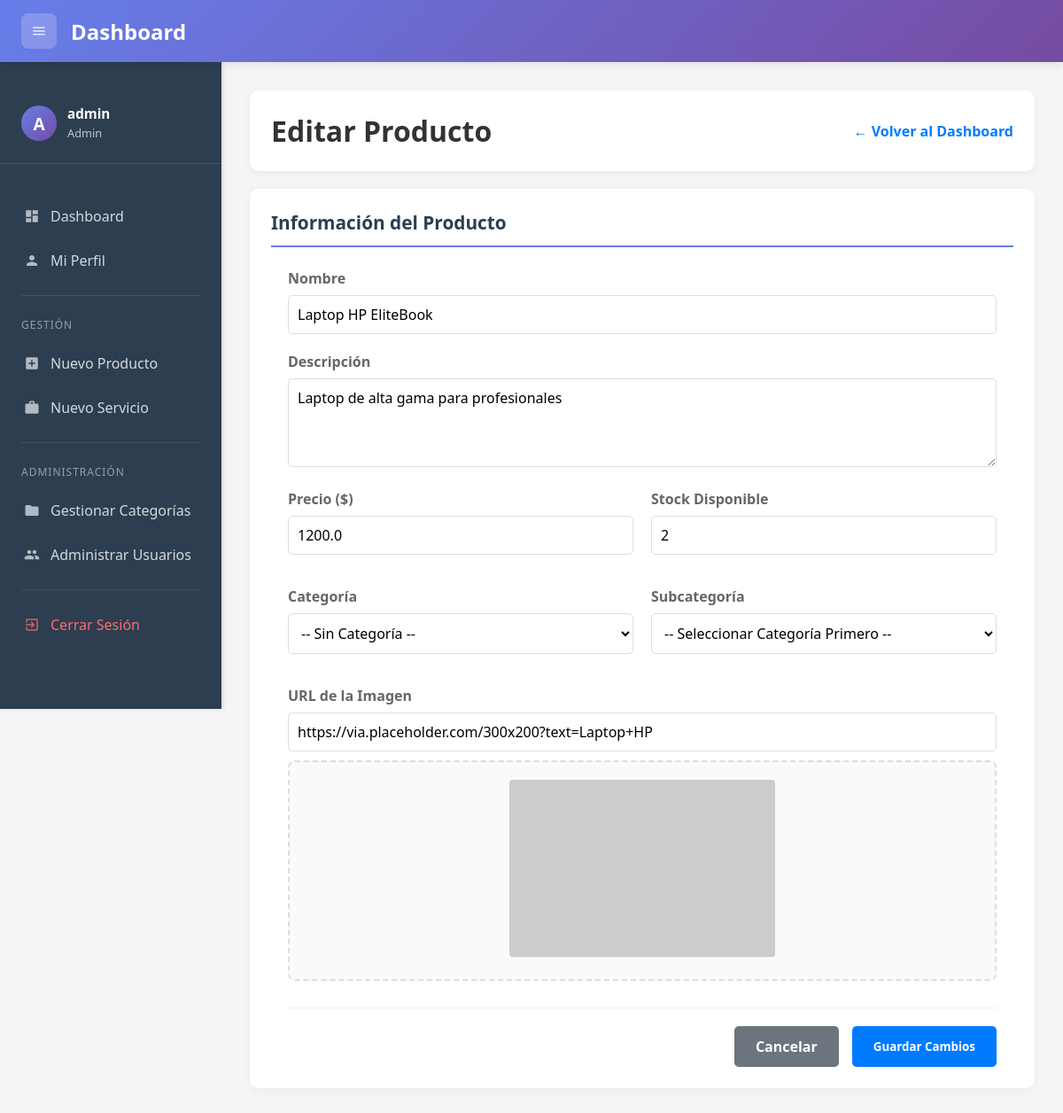
The page /productos/1/editar (signed in) on the database as committed earlier.
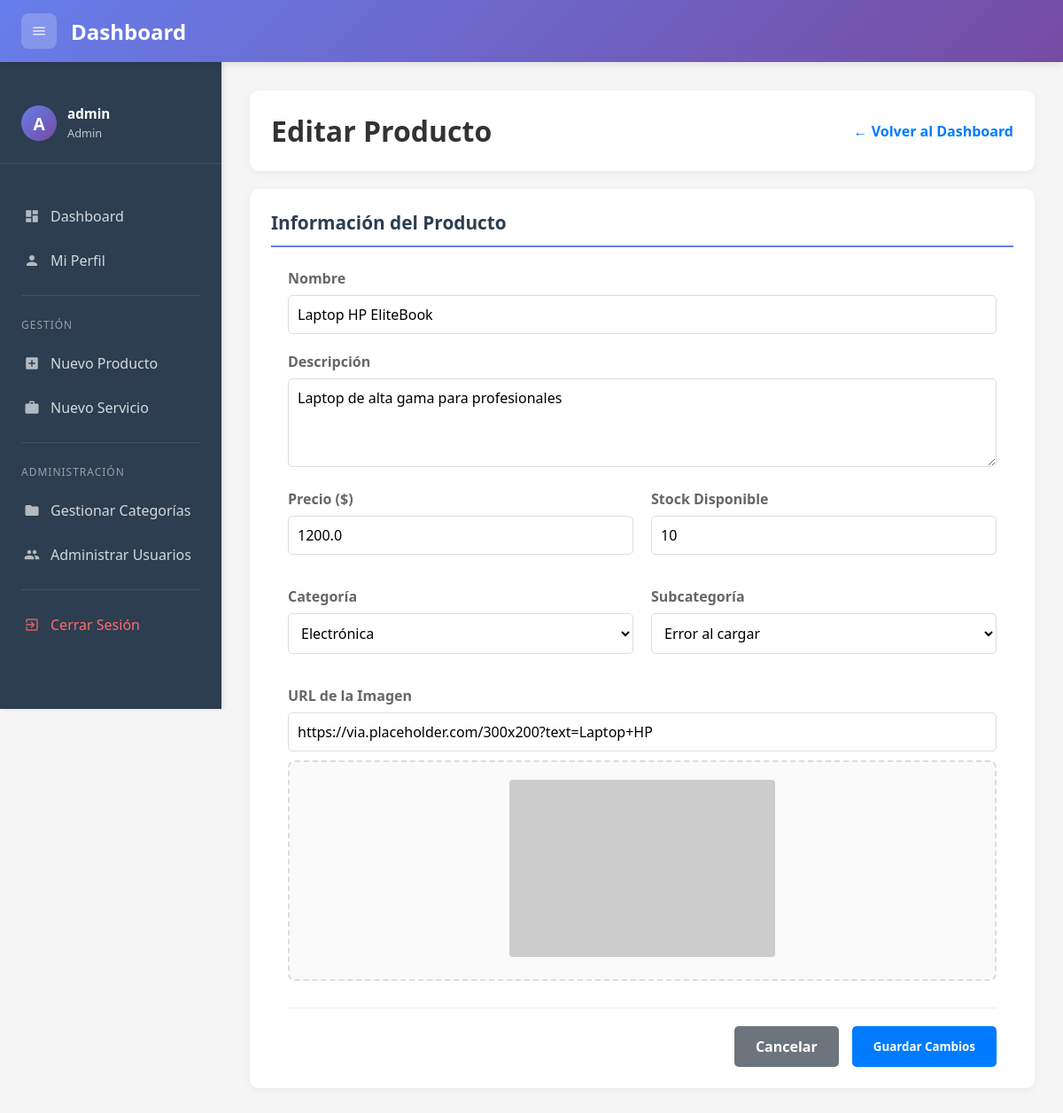
The same page on the database as committed later.
### models.py (models this page shows, shortened)
class Producto(db.Model):
    id = db.Column(db.Integer, primary_key=True)
    nombre = db.Column(db.String(100), nullable=False)
    descripcion = db.Column(db.Text)
    precio = db.Column(db.Float, nullable=False)
    stock = db.Column(db.Integer, default=0)
    vendidos = db.Column(db.Integer, default=0)
    categoria_id = db.Column(db.Integer, db.ForeignKey('categorias.id'))
    subcategoria_id = db.Column(db.Integer, db.ForeignKey('subcategorias.id'))
    categoria = db.relationship('Categoria', backref=db.backref('productos', lazy=True))
    subcategoria = db.relationship('Subcategoria', backref=db.backref('productos', lazy=True))
    imagen_url = db.Column(db.String(255))
    created_by = db.Column(db.Integer, db.ForeignKey('user.id'))
    created_at = db.Column(db.DateTime, default=datetime.now)
    updated_at = db.Column(db.DateTime, default=datetime.now, onupdate=datetime.now)

class Categoria(db.Model):
    __tablename__ = 'categorias'
    id = db.Column(db.Integer, primary_key=True)
    nombre = db.Column(db.String(100), nullable=False)
    tipo = db.Column(db.String(20), nullable=False)  # 'producto', 'servicio', 'mixto'
    nivel = db.Column(db.Integer, default=1)  # 1: principal, 2: subcategoría, 3: especialidad
    parent_id = db.Column(db.Integer, db.ForeignKey('categorias.id'), nullable=True)
    orden = db.Column(db.Integer, default=0)
    icono = db.Column(db.String(50), nullable=True)
    descripcion = db.Column(db.Text, nullable=True)
    created_at = db.Column(db.DateTime, default=datetime.now)
    updated_at = db.Column(db.DateTime, default=datetime.now, onupdate=datetime.now)
    created_by = db.Column(db.Integer, db.ForeignKey('user.id'))
    subcategorias = db.relationship('Subcategoria', backref='categoria', lazy=True, cascade='all, delete-orphan')
    children = db.relationship('Categoria', backref=db.backref('parent', remote_side=[id]), lazy=True)

### app.py (the view, shortened to what this page needs)
@app.route('/productos/<int:id>/editar', methods=['GET', 'POST'])
@login_required
def editar_producto(id):
    producto = Producto.query.get_or_404(id)
    if not current_user.is_admin() and producto.created_by != current_user.id:
        flash('No tienes permisos para editar este producto', 'error')
        return redirect(url_for('dashboard'))
    categorias = Categoria.query.filter_by(tipo='producto').all()
    return render_template('editar_item.html',
                         item=producto,
                         tipo='producto',
                         categorias=categorias,
                         page_title='Editar Producto')

### app.py (called while the page is built)
@login_manager.user_loader
def load_user(user_id):
    return User.query.get(int(user_id))

@app.context_processor
def inject_user_data():
    if current_user.is_authenticated:
        return {
            'es_admin': current_user.is_admin(),
            'current_user': current_user
        }
    return {}

### models.py (called while the page is built)
    def is_admin(self):
        return self.role == 'admin'

### templates/editar_item.html (shortened to what the changed rows need)
{% extends "base.html" %}
{% block content %}
    <div class="section" style="display: flex; justify-content: space-between; align-items: center; margin-bottom: 20px;">
        <h1 style="margin: 0;">{{ 'Editar Producto' if tipo == 'producto' else 'Editar Servicio' }}</h1>
    </div>
    <div class="section">
        <h2 class="section-title">Información del {{ 'Producto' if tipo == 'producto' else 'Servicio' }}</h2>
        <form method="POST" id="editForm" style="max-width: 800px; margin: 0 auto;">
            <div class="form-group" style="margin-bottom: 20px;">
                <label for="nombre" style="display: block; margin-bottom: 8px; font-weight: bold;">Nombre</label>
                <input type="text" id="nombre" name="nombre" class="form-control"
                       value="{{ item.nombre }}" required
                       style="width: 100%; padding: 10px; border: 1px solid #ddd; border-radius: 5px;">
            </div>
            <div class="form-group" style="margin-bottom: 20px;">
                <label for="descripcion" style="display: block; margin-bottom: 8px; font-weight: bold;">Descripción</label>
                <textarea id="descripcion" name="descripcion" class="form-control" required
                          style="width: 100%; padding: 10px; border: 1px solid #ddd; border-radius: 5px; min-height: 100px; resize: vertical;">{{ item.descripcion }}</textarea>
            </div>
            <div style="display: flex; gap: 20px; margin-bottom: 20px; flex-wrap: wrap;">
                <div style="flex: 1; min-width: 200px;">
                    <div class="form-group">
                        <label for="precio" style="display: block; margin-bottom: 8px; font-weight: bold;">Precio ($)</label>
                        <input type="number" id="precio" name="precio" class="form-control" step="0.01" min="0"
                               value="{{ item.precio }}" required
                               style="width: 100%; padding: 10px; border: 1px solid #ddd; border-radius: 5px;">
                    </div>
                </div>
                {% if tipo == 'producto' %}
                <div style="flex: 1; min-width: 200px;">
                    <div class="form-group">
                        <label for="stock" style="display: block; margin-bottom: 8px; font-weight: bold;">Stock Disponible</label>
                        <input type="number" id="stock" name="stock" class="form-control" min="0"
                               value="{{ item.stock }}"
                               style="width: 100%; padding: 10px; border: 1px solid #ddd; border-radius: 5px;">
                    </div>
                </div>
                {% endif %}
            </div>
            <div style="display: flex; gap: 20px; margin-bottom: 20px; flex-wrap: wrap;">
                <div style="flex: 1; min-width: 200px;">
                    <div class="form-group">
                        <label for="categoria" style="display: block; margin-bottom: 8px; font-weight: bold;">Categoría</label>
                        <select id="categoria" name="categoria" class="form-control"
                                style="width: 100%; padding: 10px; border: 1px solid #ddd; border-radius: 5px;">
                            <option value="">-- Sin Categoría --</option>
                            {% for cat in categorias %}
                            <option value="{{ cat.id }}" {% if item.categoria_id == cat.id %}selected{% endif %}>
                                {{ cat.nombre }}
                            </option>
                            {% endfor %}
                        </select>
                    </div>
                </div>
                <div style="flex: 1; min-width: 200px;">
                    <div class="form-group">
                        <label for="subcategoria" style="display: block; margin-bottom: 8px; font-weight: bold;">Subcategoría</label>
                        <select id="subcategoria" name="subcategoria" class="form-control"
                                style="width: 100%; padding: 10px; border: 1px solid #ddd; border-radius: 5px;">
                            <option value="">-- Seleccionar Categoría Primero --</option>
                        </select>
                    </div>
                </div>
            </div>
            <div class="form-group" style="margin-bottom: 20px;">
                <label for="imagen_url" style="display: block; margin-bottom: 8px; font-weight: bold;">URL de la Imagen</label>
                <input type="url" id="imagen_url" name="imagen_url" class="form-control"
                       placeholder="https://..." value="{{ item.imagen_url or '' }}"
                       style="width: 100%; padding: 10px; border: 1px solid #ddd; border-radius: 5px;">
                <div style="margin-top: 10px; text-align: center; border: 2px dashed #ddd; padding: 20px; border-radius: 8px; background: #fafafa;">
                    <img id="preview_img" src="{{ item.imagen_url or '' }}"
                         style="max-width: 100%; max-height: 200px; object-fit: contain; border-radius: 4px; {% if not item.imagen_url %}display: none;{% endif %}">
                </div>
            </div>
        </form>
    </div>
{% endblock %}

Rows that differ between the two databases and show on the page:
changed Producto "Laptop HP EliteBook": stock "2" → "10"; categoria (not shown) → "Electrónica"
Other text that changed with them:
form field subcategoria: "-- Seleccionar Categoría Primero --" → "Error al cargar"
form field categoria: "-- Sin Categoría --" → (not shown)
